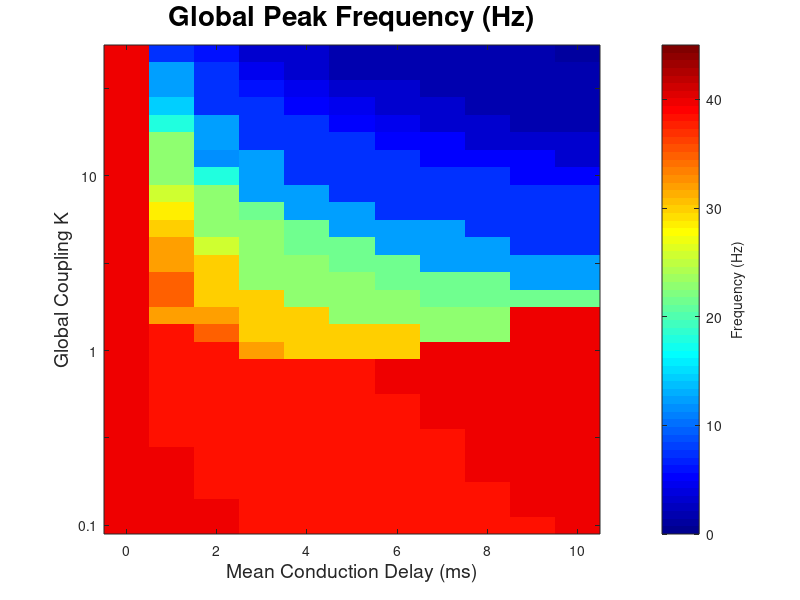
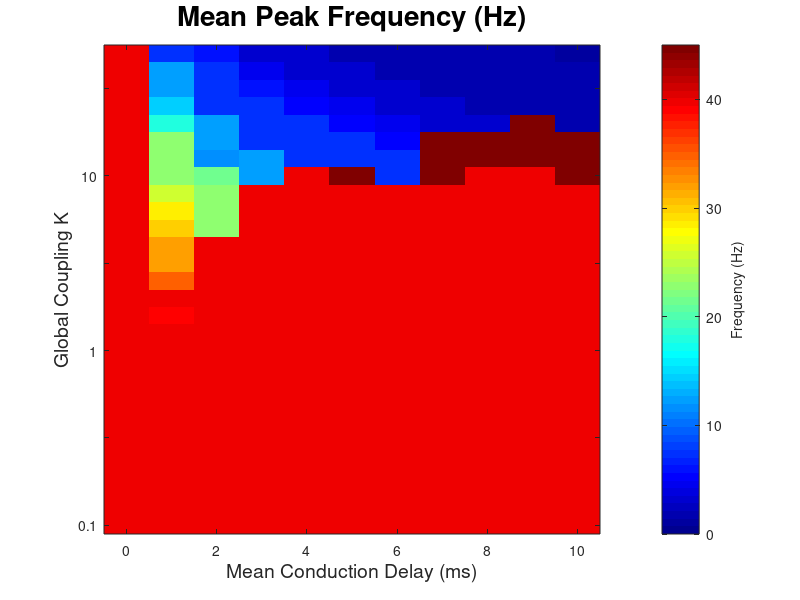
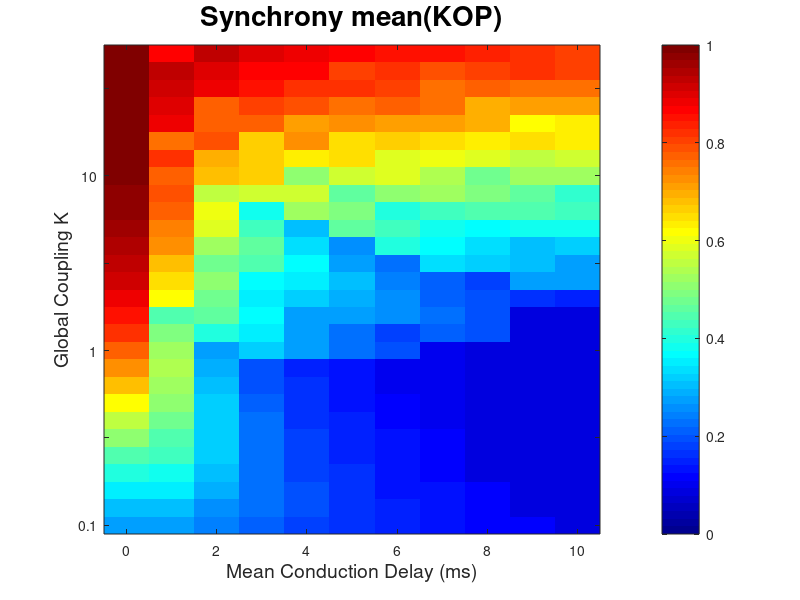
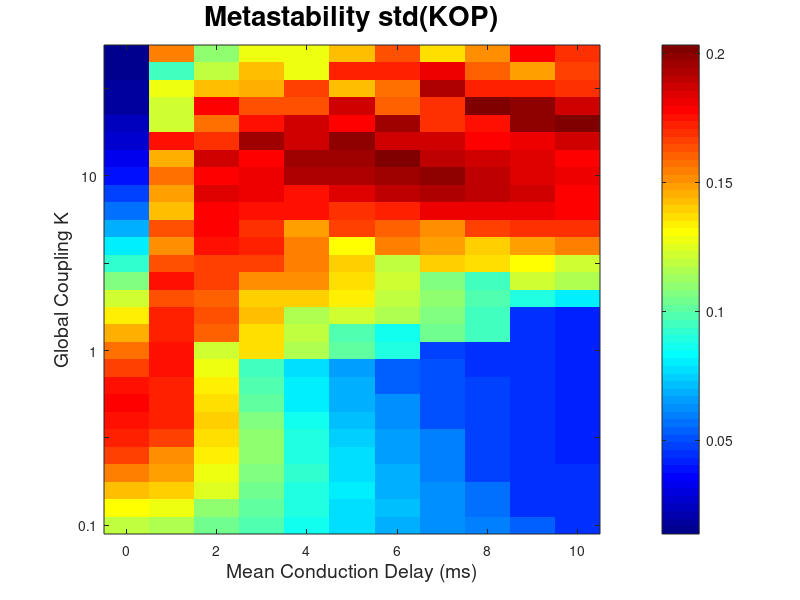

Recreate these plots in MATLAB, in order.
function Network_Parameter_Space

%  1) Input: load DEMO simu: Model_Spectral_Features.mat and create plots
%
%             
%     Output: Parameter space plots (Global Peak Frequency, Mean Peak Frequency, Metastability,
%            Spectral Entropy )
%
%  2) Theoretical Prediction by Niebur Paper 1991


% 1) Plot GlobalPeakF, MeanPeakF, Meta, Synch

% LOAD DEMO DATA: PeakFGlobal, PeakFMean, Sync, Meta parameter range of interest


load('Model_Spectral_Features.mat');

dt_save=2e-3;
f=40; %Hz
MD=0:1:10; % Reange of Mean Delay in ms
MD=MD.*1e-3; % Mean Delay in seconds
fbins=1000;
freqZ=(0:fbins-1)/(dt_save*fbins);

expK=-1:0.1:1.7;
% [rows, columns] = size(expK); %this is needed because of how K is measured in the simulations 
% expK = reshape(sort(expK(:), 'descend'), [columns, rows])';
K=10.^(expK); 

% Create figure
fig=figure ('color', 'w');
colormap(jet);
imagesc(MD*1e3,log10(K),PeakFGlobal)
title('Global Peak Frequency (Hz)','FontSize',20,'FontName','Helvetica')
axis xy
ylabel('Global Coupling K','FontSize',14,'FontName','Helvetica');
xlabel('Mean Conduction Delay (ms)','FontSize',14,'FontName','Helvetica')
yticklabels({'0.1','','1','','10',''});
colorbar
caxis([0 45])
h = colorbar;
ylabel(h, 'Frequency (Hz)','FontSize',10,'FontName','Helvetica')
saveas(fig,'PeakF.png')

fig=figure ('color', 'w');
colormap(jet)
imagesc(MD*1e3,log10(K),PeakFMean)
title('Mean Peak Frequency (Hz)','FontSize',20,'FontName','Helvetica')
axis xy
ylabel('Global Coupling K','FontSize',14,'FontName','Helvetica');
xlabel('Mean Conduction Delay (ms)','FontSize',14,'FontName','Helvetica')
yticklabels({'0.1','','1','','10',''});
colorbar
caxis([0 45])
h = colorbar;
ylabel(h, 'Frequency (Hz)','FontSize',10,'FontName','Helvetica')
saveas(fig,'MeanF.png')

fig=figure ('color', 'w');
colormap(jet)
imagesc(MD*1e3,log10(K),Sync)
axis xy
ylabel('Global Coupling K','FontSize',14,'FontName','Helvetica');
xlabel('Mean Conduction Delay (ms)','FontSize',14,'FontName','Helvetica')
yticklabels({'0.1','','1','','10',''});
colorbar
caxis([0 1])
title('Synchrony mean(KOP)','FontSize',20,'FontName','Helvetica');
saveas(fig,'Synch.png')

%
fig=figure ('color', 'w');
colormap(jet)
imagesc(MD*1e3,log10(K),Meta)
title('Metastability std(KOP)','FontSize',20,'FontName','Helvetica');
ylabel('Global Coupling K','FontSize',14,'FontName','Helvetica');
xlabel('Mean Conduction Delay (ms)','FontSize',14,'FontName','Helvetica')
yticklabels({'0.1','','1','','10',''});
axis xy
colorbar
saveas(fig,'Meta.png')
% caxis([0 0.2])
% saveas(fig,'Meta.png')
% subplot(2,3,3)
% imagesc(K,MD*1e3,PeakF')
% axis xy
% ylabel('Mean Delay (ms)')
% xlabel('Coupling K')
% colorbar
% title('Oscillation Frequency')
% colormap(jet)

%% If you also had measured Spectral Entropy in Function 1 
%  in DEMO simulations there is no Spectral Entropy calculation

% fig=figure ('color', 'w');
% colormap(jet)
% imagesc(MD*1e3,log10(K),SpecEntropy_Global)
% title('Spectral Entropy','FontSize',20,'FontName','Helvetica');
% ylabel('Global Coupling K','FontSize',14,'FontName','Helvetica');
% xlabel('Mean Delay (ms)','FontSize',14,'FontName','Helvetica')
% yticklabels({'0.1','','1','','10',''});
% axis xy
% colorbar
% caxis([0 1])
% % saveas(fig,'Spec_Entropy.png')

% subplot(2,3,3)
% imagesc(K,MD*1e3,PeakF')
% axis xy
% ylabel('Mean Delay (ms)')
% xlabel('Coupling K')
% colorbar
% title('Oscillation Frequency')
% colormap(jet)



